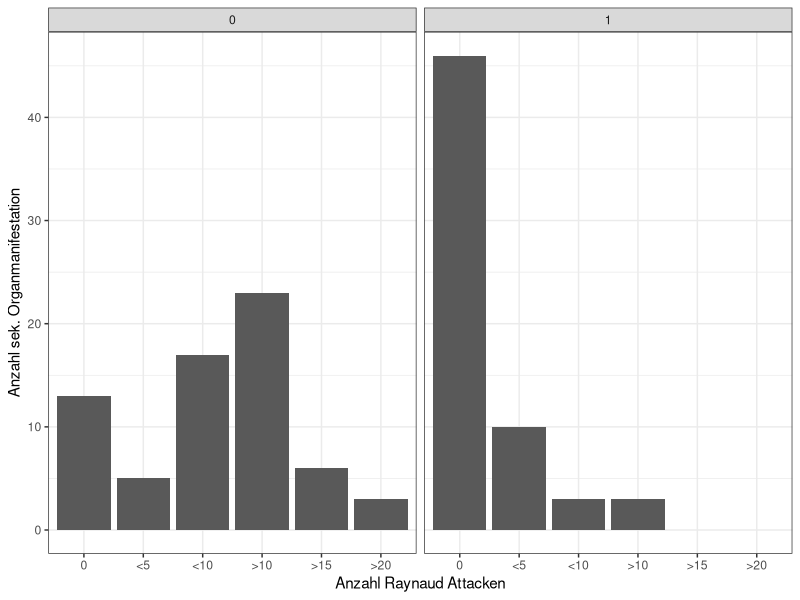
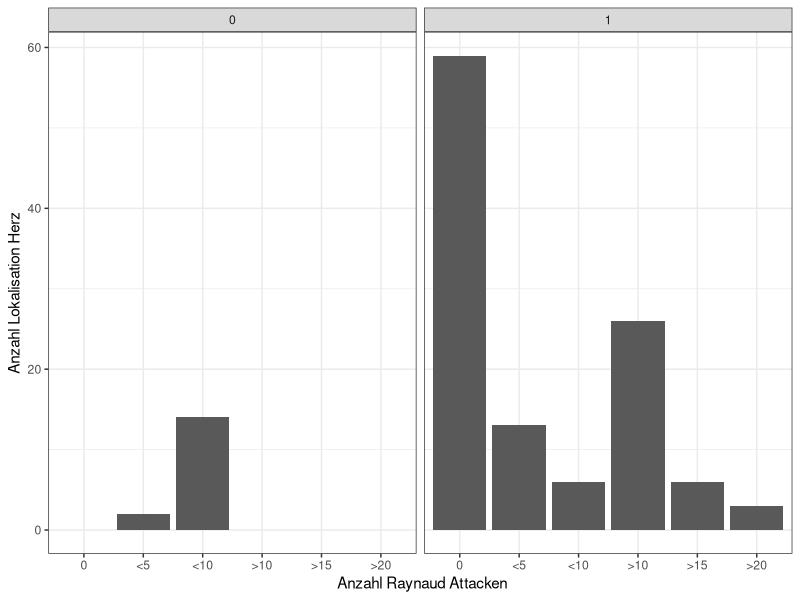
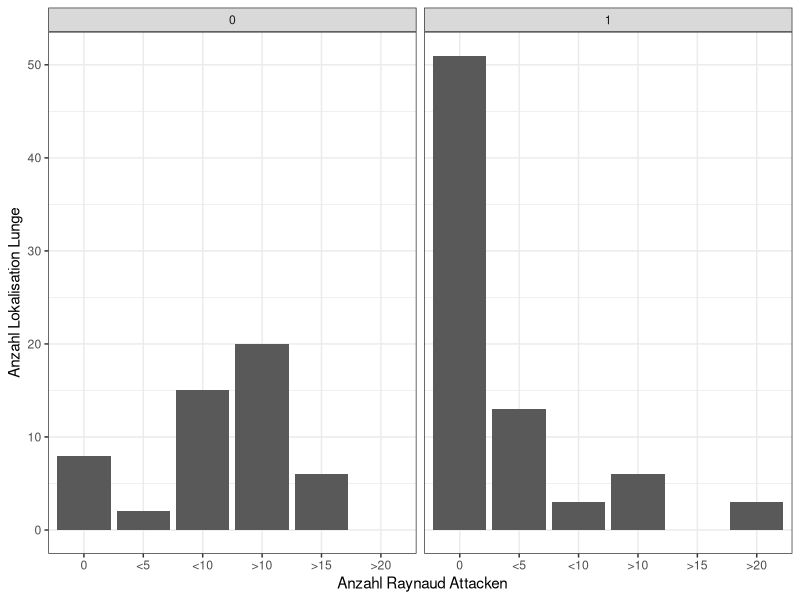
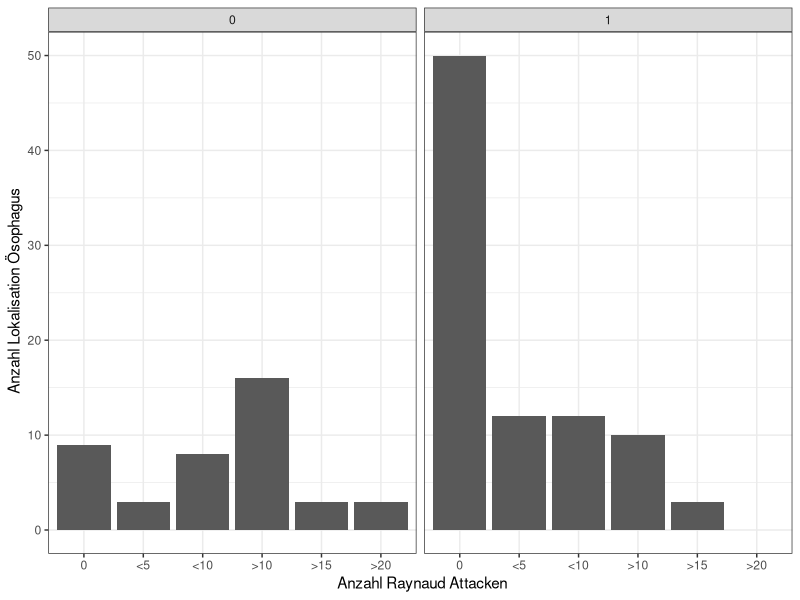
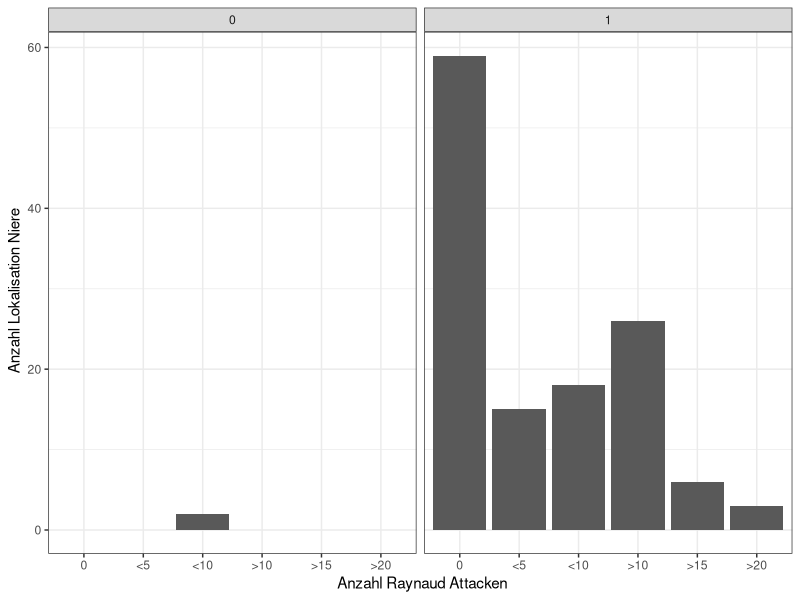
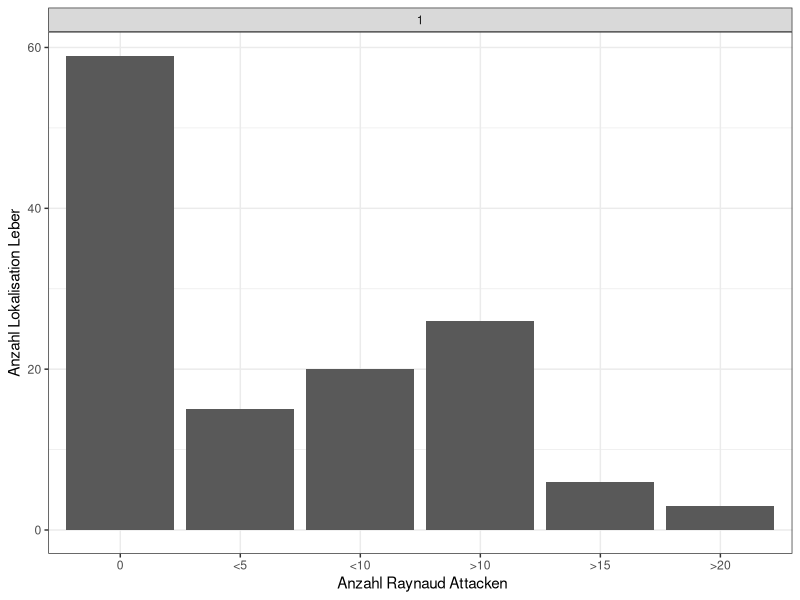

R code for these plots, in order:
## ---- chunk 1
knitr::opts_chunk$set(echo = TRUE)
## ---- chunk 2
library(tidyverse)
library(readr)
library(stringr)


## ---- chunk 3
Daten <- read_csv("Daten.csv")

Farben_Risiko <- c("0"= "darkorange", "1" = "cadetblue")
## ---- chunk 4
#sek Organmanifestation

Daten %>% group_by(`Anzahl Raynaud Attacken`, `sek. Organmanifestation`) %>% summarise(count = n()) %>% na.omit() %>% ggplot(aes(x = factor(`Anzahl Raynaud Attacken`, levels = c("NA","0", "<5", "<10", ">10", ">15", ">20")), y = count )) + geom_col() + theme_bw() + facet_grid(~`sek. Organmanifestation`) + xlab("Anzahl Raynaud Attacken") + ylab("Anzahl sek. Organmanifestation") + scale_fill_manual()
## ---- chunk 5
#lok Herz plot
Daten %>% group_by(`Anzahl Raynaud Attacken`,Lok_Herz) %>% summarise(count = n()) %>% na.omit() %>% ggplot(aes(x = factor(`Anzahl Raynaud Attacken`, levels = c("NA","0", "<5", "<10", ">10", ">15", ">20")), y = count)) + xlab(" Anzahl Raynaud Attacken")+ ylab("Anzahl Lokalisation Herz") + geom_col() + theme_bw() + facet_grid(~Lok_Herz) 
## ---- chunk 6
#Lok Lunge plot

Daten <- Daten %>% mutate(Lok_Lunge = ifelse(Lok_Lunge < 0, NA, Lok_Lunge))

Daten %>% group_by(`Anzahl Raynaud Attacken`, Lok_Lunge) %>% summarise(count = n()) %>% na.omit(Lok_Lunge) %>%  ggplot(aes(x = factor(`Anzahl Raynaud Attacken`, levels = c("NA","0", "<5", "<10", ">10", ">15", ">20")), y = count)) + xlab(" Anzahl Raynaud Attacken")+ ylab("Anzahl Lokalisation Lunge") + geom_col() + theme_bw() + facet_grid(~ Lok_Lunge)

## ---- chunk 7
#Lok_Ösophagus plot
Daten %>% group_by(`Anzahl Raynaud Attacken`, Lok_Ösophagus) %>% summarise(count = n())%>% na.omit() %>% ggplot(aes(x = factor(`Anzahl Raynaud Attacken`, levels = c("NA","0", "<5", "<10", ">10", ">15", ">20")), y = count))+ xlab(" Anzahl Raynaud Attacken")+ ylab(" Anzahl Lokalisation Ösophagus") + geom_col() + theme_bw() + facet_grid(~ Lok_Ösophagus)

## ---- chunk 8
#Lok Niere Plot

Daten %>% group_by(`Anzahl Raynaud Attacken`, Lok_Niere) %>% summarise(count = n())%>% na.omit() %>% ggplot(aes(x = factor(`Anzahl Raynaud Attacken`, levels = c("NA","0", "<5", "<10", ">10", ">15", ">20")), y = count)) + xlab(" Anzahl Raynaud Attacken")+ ylab(" Anzahl Lokalisation Niere") + geom_col() + theme_bw() + facet_grid(~Lok_Niere)
## ---- chunk 9
# Lok Leber Plot
Daten %>% group_by(`Anzahl Raynaud Attacken`, Lok_Leber) %>% summarise(count = n())%>% na.omit() %>% ggplot(aes(x = factor(`Anzahl Raynaud Attacken`, levels = c("NA","0", "<5", "<10", ">10", ">15", ">20")), y = count)) + xlab(" Anzahl Raynaud Attacken")+ ylab("Anzahl Lokalisation Leber") + geom_col() + theme_bw() + facet_grid(~Lok_Leber)
